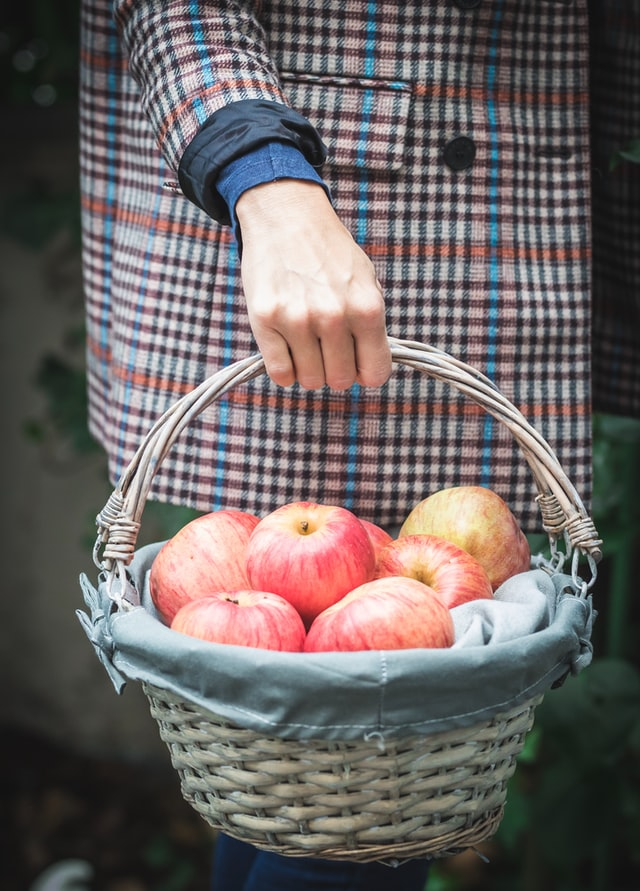
#> input picture apples.jpg, 640 x 891 px
$ jupyter execute --allow-errors 03_fourier_transform.ipynb
#> lines starting #> are read from the running program, lines starting #| are printed output that depends on the picture
## Import Libraries

[cell 1]
import numpy as np
from skimage.io import imread
import matplotlib.pyplot as plt
from scipy.signal import convolve2d as conv2d
from scipy.ndimage import gaussian_filter

[cell 2]
img_raw = np.array(imread('apples.jpg')).astype(np.float64) / 255.
img = np.mean(img_raw, axis=2)
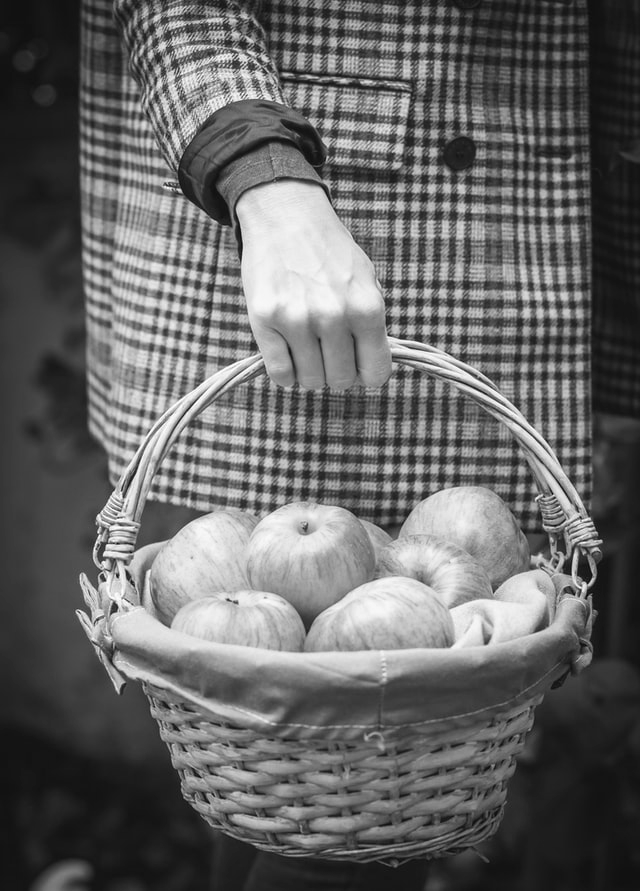
#> img: shape (891, 640) float64; min 0.017, max 1, mean 0.4
img = img[0:600, 100:900]
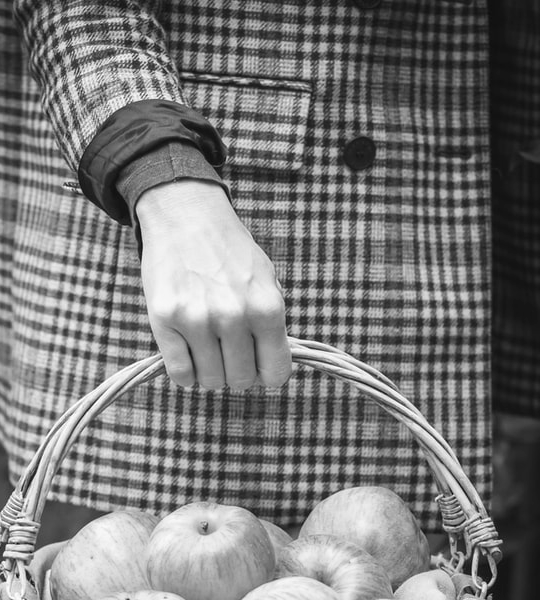
#> img: shape (600, 540) float64; min 0.017, max 1, mean 0.473
print("img shape:", img.shape)
#| img shape: (600, 540)
plt.figure(figsize=(12, 6))
plt.imshow(img, cmap='gray')
plt.show()

## Load blur kernel

[cell 3]
k = np.float32(imread('blur_kernel.png', as_gray=True))
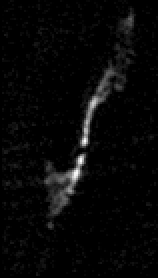
#> input picture blur_kernel.png, 79 x 139 px (shown 2 times larger)
#> k: shape (139, 79) float32; min 0, max 1, mean 0.0286
k = k / np.sum(k)
img_blur = conv2d(img, k, mode='same', boundary='wrap') # slightly expensive due to large k size
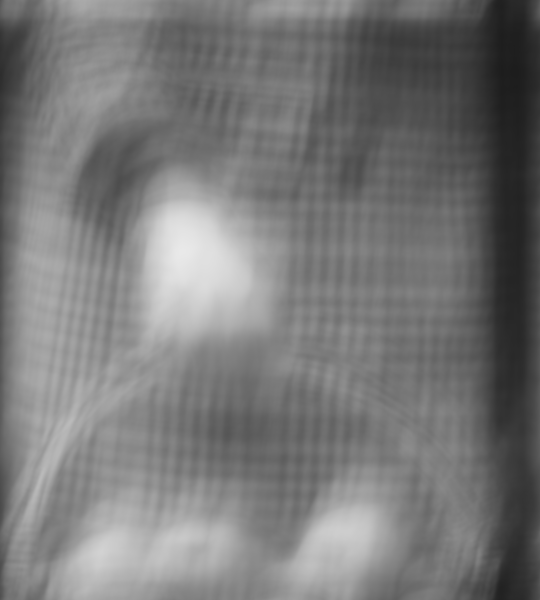
#> img_blur: shape (600, 540) float64; min 0.115, max 0.916, mean 0.473

plt.figure(figsize=(12, 6))
plt.subplot(1, 3, 1)
plt.imshow(img, cmap='gray')
plt.title('original image')
plt.subplot(1, 3, 2)
plt.imshow(k, cmap='gray')
plt.title('blur kernel')
plt.subplot(1, 3, 3)
plt.imshow(img_blur, cmap='gray')
plt.title('blurred image')
plt.show()

## Kernpad

[cell 4]
from lib import kernpad
# you need to implement your own

#> (a cell that did not finish here is left out)

## Convert to Fourier Domain

[cell 6]
# Derivative kernel
kx = np.array([[1.,0,-1.],
               [2.,0,-2.],
               [1.,0,-1.]])
ky = np.array([[1.,2.,1.],
               [0.,0.,0.],
               [-1.,-2.,-1.]])

# Gaussian derivative
gx = gaussian_filter(kx, sigma=1, mode='wrap')
gy = gaussian_filter(ky, sigma=1, mode='wrap')

# Fourier transform of circular padded kernels
size = img.shape
#> size = (600, 540)
#> (the rest of this cell did not finish here and is left out)
